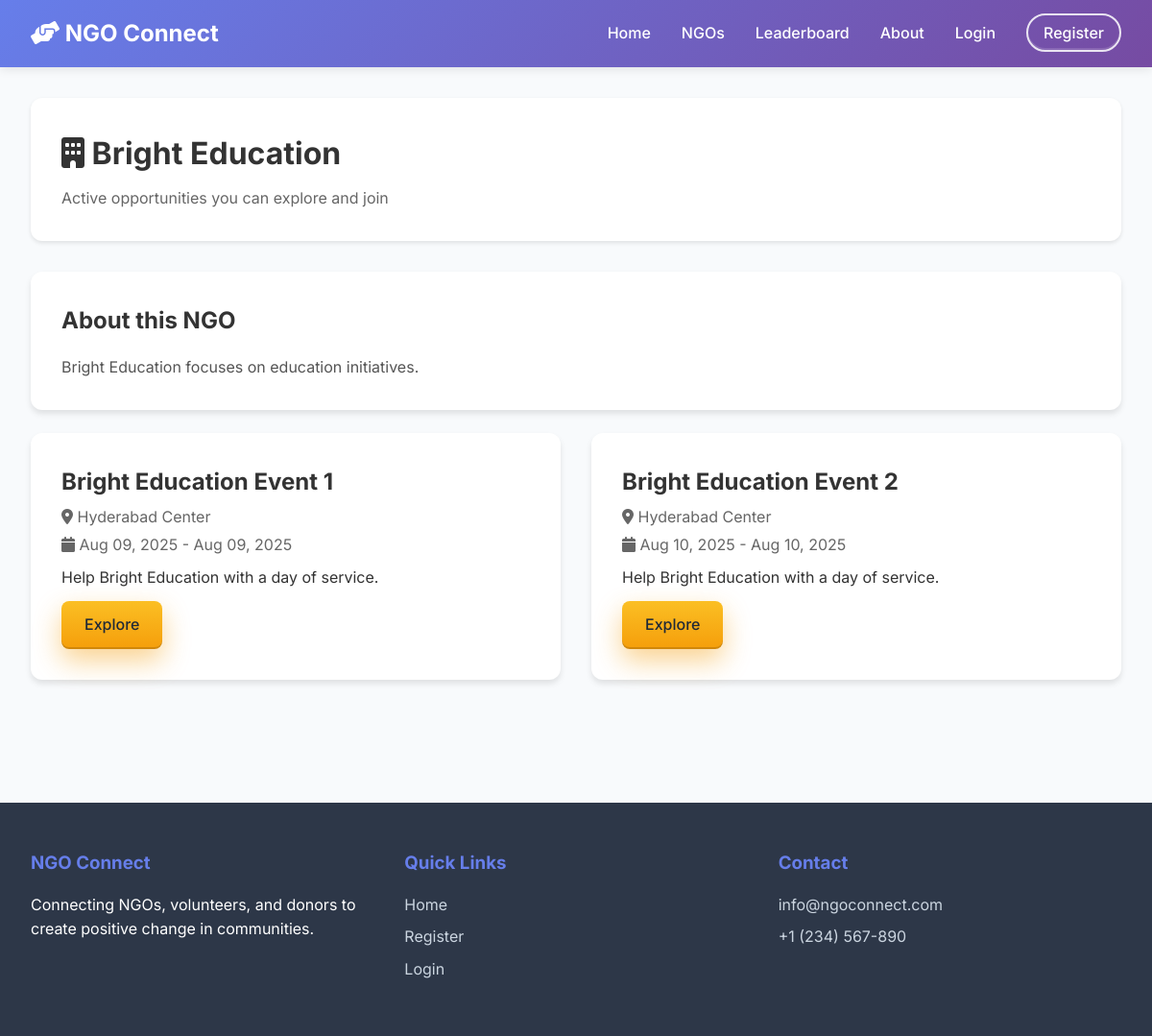
The app's page /ngos/1/opportunities with its own data.
### database/models.py (models this page shows, shortened)
class NGO(db.Model):
    __tablename__ = 'ngos'
    id = db.Column(db.Integer, primary_key=True)
    user_id = db.Column(db.Integer, db.ForeignKey('users.id'), nullable=False, index=True)
    organization_name = db.Column(db.String(100), nullable=False, index=True)
    description = db.Column(db.Text)
    mission = db.Column(db.Text)
    website = db.Column(db.String(200))
    address = db.Column(db.Text)
    city = db.Column(db.String(50), index=True)
    state = db.Column(db.String(50), index=True)
    zip_code = db.Column(db.String(10))
    phone = db.Column(db.String(20))
    email = db.Column(db.String(120))
    logo = db.Column(db.String(200))
    category = db.Column(db.String(50), index=True)
    established_year = db.Column(db.Integer)
    is_verified = db.Column(db.Boolean, default=False, index=True)
    created_at = db.Column(db.DateTime, default=datetime.utcnow, index=True)
    events = db.relationship('Event', backref='ngo', lazy='dynamic', cascade='all, delete-orphan')
    resources = db.relationship('Resource', backref='ngo', lazy='dynamic', cascade='all, delete-orphan')
    projects = db.relationship('Project', backref='ngo', lazy='dynamic', cascade='all, delete-orphan')

class Event(db.Model):
    __tablename__ = 'events'
    id = db.Column(db.Integer, primary_key=True)
    ngo_id = db.Column(db.Integer, db.ForeignKey('ngos.id'), nullable=False, index=True)
    title = db.Column(db.String(100), nullable=False, index=True)
    description = db.Column(db.Text)
    location = db.Column(db.String(200))
    start_date = db.Column(db.DateTime, nullable=False, index=True)
    end_date = db.Column(db.DateTime, nullable=False, index=True)
    max_volunteers = db.Column(db.Integer)
    required_skills = db.Column(db.Text)  # JSON string
    category = db.Column(db.String(50), index=True)
    image = db.Column(db.String(200))
    status = db.Column(db.String(20), default='active', index=True)  # active, completed, cancelled
    is_active = db.Column(db.Boolean, default=True, index=True)
    created_at = db.Column(db.DateTime, default=datetime.utcnow, index=True)
    updated_at = db.Column(db.DateTime, default=datetime.utcnow, onupdate=datetime.utcnow)
    time_slots = db.relationship('TimeSlot', backref='event', lazy='dynamic', cascade='all, delete-orphan')
    bookings = db.relationship('Booking', backref='event', lazy='dynamic', cascade='all, delete-orphan')

### app.py (the view)
@app.route('/ngos/<int:ngo_id>/opportunities')
def ngo_opportunities(ngo_id: int):
    ngo = NGO.query.get_or_404(ngo_id)
    events = Event.query.filter_by(ngo_id=ngo.id, is_active=True).order_by(Event.start_date.asc()).all()
    return render_template('ngo/opportunities.html', ngo=ngo, events=events)

### app.py (called while the page is built)
@app.after_request
def add_security_headers(response):
    response.headers['X-Content-Type-Options'] = 'nosniff'
    response.headers['X-Frame-Options'] = 'DENY'
    response.headers['X-XSS-Protection'] = '1; mode=block'
    if os.environ.get('FLASK_ENV') == 'production':
        response.headers['Strict-Transport-Security'] = 'max-age=31536000; includeSubDomains'
    return response

@app.context_processor
def inject_csrf_token():
    return dict(csrf_token=generate_csrf)

### templates/ngo/opportunities.html (shortened to what this page needs)
{% extends "base.html" %}
{% block content %}
<div class="container">
    <div class="dashboard-header">
        <h1><i class="fas fa-building"></i> {{ ngo.organization_name }}</h1>
        <p>Active opportunities you can explore and join</p>
    </div>
    {% if ngo.description %}
    <div class="card" style="margin-bottom: 1.5rem;">
        <h3>About this NGO</h3>
        <p style="color:#555;">{{ ngo.description }}</p>
    </div>
    {% endif %}
    {% if events %}
    <div class="grid grid-3">
        {% for event in events %}
        <div class="card">
            <h3 style="margin-bottom: .25rem;">{{ event.title }}</h3>
            <p style="margin: 0.25rem 0; color: #666;">
                <i class="fas fa-map-marker-alt"></i> {{ event.location }}
            </p>
            <p style="margin: 0.25rem 0; color: #666;">
                <i class="fas fa-calendar"></i>
                {{ event.start_date.strftime('%b %d, %Y') }} - {{ event.end_date.strftime('%b %d, %Y') }}
            </p>
            <p style="margin-top: .5rem;">{{ event.description[:140] }}{% if event.description|length > 140 %}...{% endif %}</p>
            <div style="margin-top: .75rem;">
                <a href="{{ url_for('volunteer_event_detail', event_id=event.id) }}" class="btn btn-primary">Explore</a>
            </div>
        </div>
        {% endfor %}
    </div>
    {% else %}
    <div class="card" style="text-align:center; color:#666;">
        No active opportunities at the moment. Please check back later.
    </div>
    {% endif %}
</div>
{% endblock %}

### templates/base.html (style rules this page uses)
:root { --brand-primary: #6d28d9; --brand-secondary: #f472b6; --brand-amber: #f59e0b; --ink-900: #0f172a; --ink-700: #334155; --surface: #ffffff; }
* { margin: 0; padding: 0; box-sizing: border-box; }
body { font-family: 'Inter', sans-serif; line-height: 1.6; color: #333; background-color: #f8fafc; }
.container { max-width: 1200px; margin: 0 auto; padding: 2rem; }
.btn { display: inline-block; padding: 0.75rem 1.5rem; border-radius: 8px; text-decoration: none; font-weight: 500; transition: all 0.3s; border: none; cursor: pointer; font-size: 1rem; }
.btn-primary { background: linear-gradient(180deg, #fbbf24, #f59e0b); color: #1f2937; box-shadow: 0 12px 28px rgba(245, 158, 11, 0.45), inset 0 -2px 0 rgba(0,0,0,0.15); }
.card { background: white; border-radius: 12px; padding: 2rem; box-shadow: 0 4px 6px rgba(0,0,0,0.1); margin-bottom: 2rem; }
.card h3 { color: #333; margin-bottom: 1rem; font-size: 1.5rem; }
.grid { display: grid; gap: 2rem; }
.grid-3 { grid-template-columns: repeat(auto-fit, minmax(250px, 1fr)); }
.dashboard-header { background: white; padding: 2rem; border-radius: 12px; margin-bottom: 2rem; box-shadow: 0 2px 4px rgba(0,0,0,0.1); }
.dashboard-header h1 { color: #333; margin-bottom: 0.5rem; }
.dashboard-header p { color: #666; }

### records on screen
NGO: organization_name "Bright Education", description "Bright Education focuses on education initiatives."
Event: title "Bright Education Event 1", location "Hyderabad Center", start_date "Aug 09, 2025", end_date "Aug 09, 2025", description "Help Bright Education with a day of service."
Event: title "Bright Education Event 2", location "Hyderabad Center", start_date "Aug 10, 2025", end_date "Aug 10, 2025", description "Help Bright Education with a day of service."
